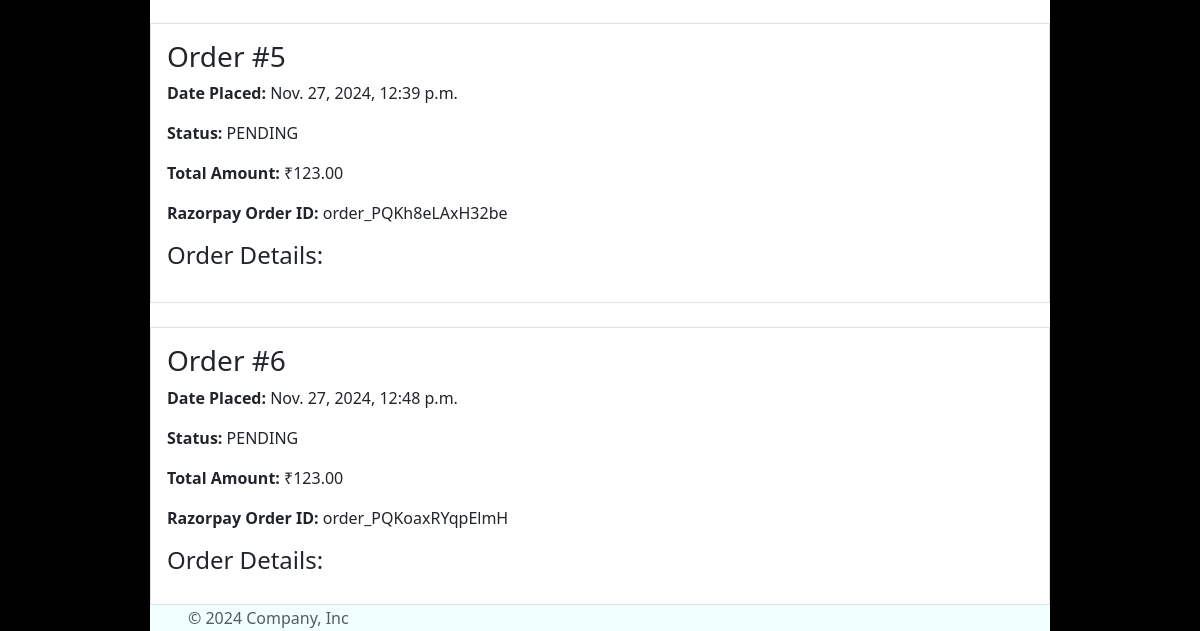
The page /order_history/ (signed in, lower part) on the database as committed earlier.
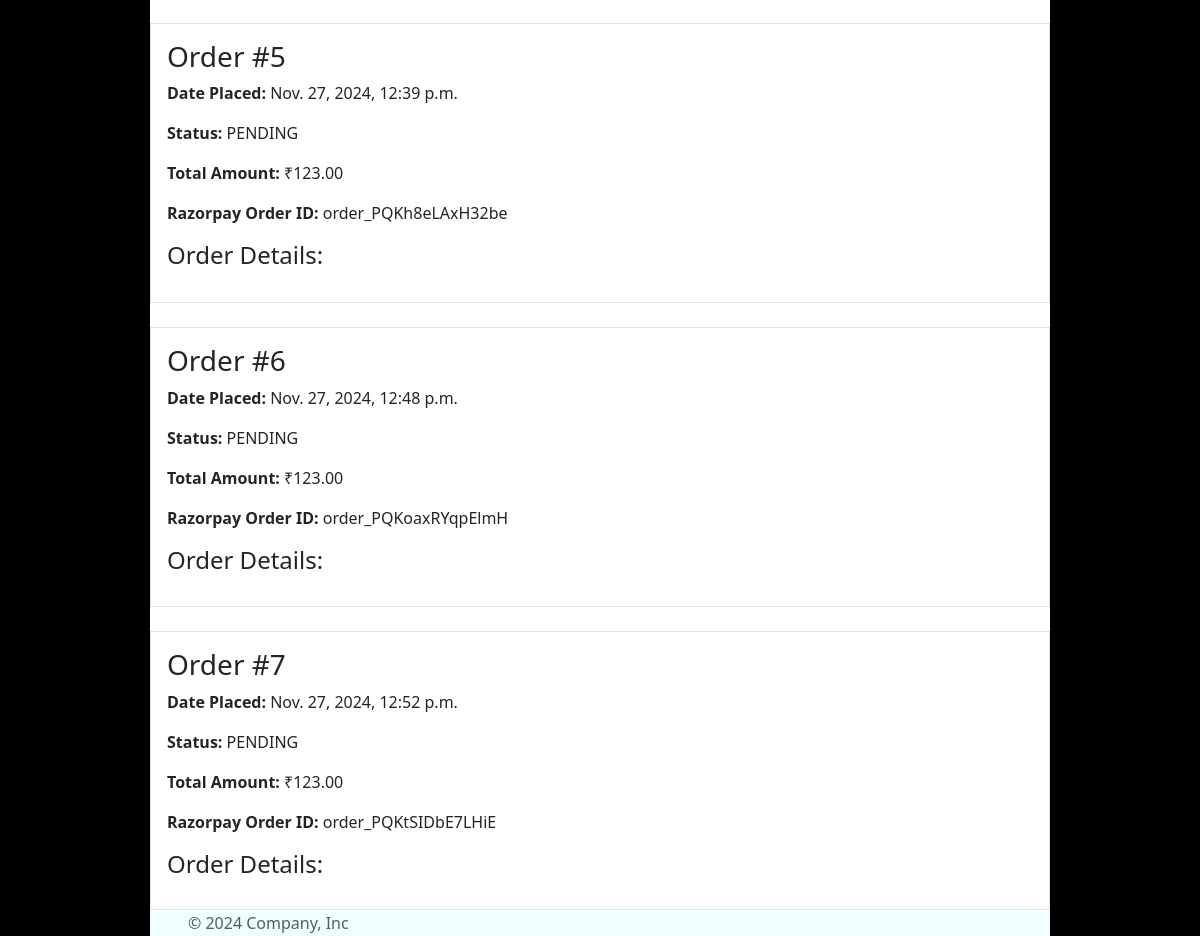
The same page on the database as committed later.
### orders/models.py (models this page shows, shortened)
class Order(models.Model):
    user = models.ForeignKey(User, on_delete=models.CASCADE)
    order_date = models.DateTimeField(auto_now_add=True)
    total_amount = models.DecimalField(max_digits=10, decimal_places=2)
    status = models.CharField(max_length=20, choices=[('PENDING','Pending'),('COMPLETED','Completed')])
    razorpay_order_id = models.CharField(max_length=255)

### orders/views.py (the view)
# urls.py: path('order_history/', views.order_history, name='order_history'),
def order_history(request):
    if not request.user.is_authenticated:
        return redirect('login')
    orders = Order.objects.filter(user=request.user).prefetch_related('order_details')
    context =  {
        'orders': orders
        }
    return render(request, 'order_history.html', context)

### orders/templates/order_history.html (shortened to what this page needs)
{% extends 'base.html' %}
{% load static %}
{% block content %}
{% if orders %}
    {% for order in orders %}
        <div class="order-card mb-4 border p-3">
            <h3>Order #{{ order.id }}</h3>
            <p><strong>Date Placed:</strong> {{ order.order_date }}</p>
            <p><strong>Status:</strong> {{ order.status }}</p>
            <p><strong>Total Amount:</strong> ₹{{ order.total_amount }}</p>
            <p><strong>Razorpay Order ID:</strong> {{ order.razorpay_order_id }}</p>
            <h4>Order Details:</h4>
        </div>
    {% endfor %}
{% else %}
    <p>No orders found!</p>
{% endif %}
{% endblock %}

Rows that differ between the two databases and show on the page:
added Order: id "7", order_date "Nov. 27, 2024, 12:52 p.m.", status "PENDING", total_amount "123.00", razorpay_order_id "order_PQKtSIDbE7LHiE"
